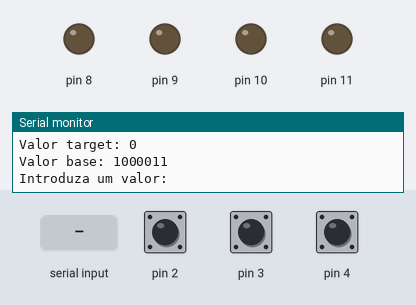
This sketch was run on a simulated Arduino Uno, built with avr-gcc and run on an emulated ATmega328P. On the bench: output pins drawn as LEDs (lit = HIGH), the last lines printed to the serial monitor. The inputs (shaded band) are chosen by the test bench; at power-on: pin 2 HIGH, pin 3 HIGH, pin 4 HIGH. Random numbers use the default seed unless the sketch sets one.

Above: at 1.2 s.
1.3 s: "90,45\n" received over Serial
2.8 s: pin 2 pulled LOW for 0.15 s
At 5.7 s:
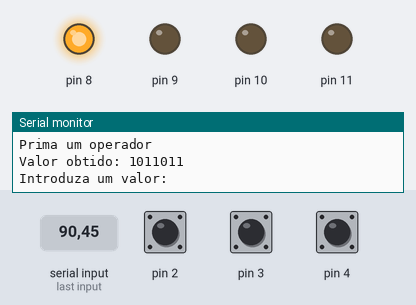
At 20.25 s:
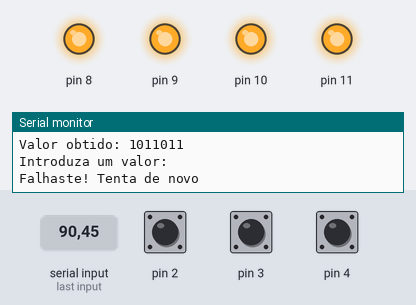
Timing chart, 0 to 20.5 s (numbered marks = the images above; inputs shaded):
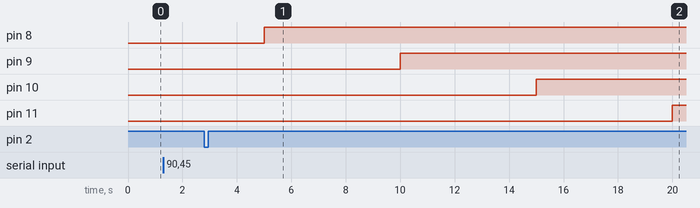

The sketch:

ti_trabalho2.ino
```cpp
//variaveis declaradas
int ronda;
int k;
String num;
int valor;
unsigned long tempo = millis();
unsigned long maxtime = 20000;
int target;
int start;
int botao;
int ler;

void setup() {
  Serial.begin(9600);
  for (int i = 0; i<3; i++){       //configura os botões
    pinMode(2+i, INPUT_PULLUP);
  }
  for (int i = 0; i<4; i++){       //configura os LEDs
    pinMode(8+i, OUTPUT);
  }
  randomSeed(analogRead(0));
  target = geravalores();
  start = geravalores();
  inicio();
}

int geranumero(){           //permite gerar números de 1 a 3
  int n = random(1, 4);
  return n;
}

int geravalores(){            //permite gerar numeros de 1 a 255
  int v = random(0, 256);
  return v;
}

void apagaluzes(){              //função que desliga todos os LEDs
  for (int i = 0; i<4; i++){
    digitalWrite(8+i, 0);
  }
}

int operacoes(){      //função que define as operações possíveis
    k = geranumero();
    if (k==1)Serial.println("Operaçoes permitidas: AND-vermelho e OR-amarelo");

    if (k==2)Serial.println("Operaçoes permitidas: XOR-branco e OR-amarelo");

    if (k==3)Serial.println("Operaçoes permitidas: AND-vermelho, XOR-branco e OR-amarelo");
  }

void inicio(){
  operacoes();
  Serial.print("Valor target: ");
  Serial.println(target, BIN);
  Serial.print("Valor base: ");
  Serial.println(start, BIN);
  Serial.println("Introduza um valor:");
}

void operacaoOR(){
  start = (start|valor);
  Serial.print("Valor obtido: ");
  Serial.println(start,BIN);
  if (start==target)vence();
  else {
    Serial.println("Introduza um valor:");
    botao = 0;
    ler = 1;
    delay(300);
  }
}

void operacaoAND(){
  start = start&valor;
  Serial.print("Valor obtido: ");
  Serial.println(start,BIN);
  if (start==target)vence();
  else {
    Serial.println("Introduza um valor:");
    botao = 0;
    ler = 1;
    delay(300);
  }
}

void operacaoXOR(){
  start = start^valor;
  Serial.print("Valor obtido: ");
  Serial.println(start,BIN);
  if (start==target)vence();
  else {
    Serial.println("Introduza um valor:");
    botao = 0;
    ler = 1;
    delay(300);
  }
}

void vence(){
  if(start==target){
    Serial.println("Boa! Acertaste");
    target = geravalores();
    start = geravalores();
    delay(1000);
    tempo=millis();
    inicio();
    ronda = 0;
    botao = 0;
    ler = 0;
    delay(100);
  }
}

void le_string(){
  if (Serial.available()>0){
    num= Serial.readStringUntil('\n');
    valor=num.toInt();
    Serial.print("Valor lido: ");
    Serial.println(valor,BIN);
    Serial.println("Prima um operador");
    ler = 0;
    botao = 1;
  }
}

void perde(){
  if (((millis()-tempo)==maxtime)&&(start!=target)){ //da restart ao jogo quando perde
    Serial.println("Falhaste! Tenta de novo");
    target = geravalores();
    start = geravalores();
    delay(1000);
    tempo=millis();
    inicio();
    ronda = 0;
    botao = 0;
    ler = 0;
  }
}
void tempoled(unsigned long maxtime){
  if ((millis()-tempo)>=(maxtime/4)) digitalWrite(8, 1);
  if ((millis()-tempo)>=(maxtime/2)) digitalWrite(9, 1);
  if ((millis()-tempo)>=(3*maxtime/4)) digitalWrite(10, 1);
  if ((millis()-tempo)>=maxtime) digitalWrite(11, 1);
  perde();
}

void loop() {
  ronda = 1;
  botao = 0;
  ler = 1;
  apagaluzes();

    while(ronda == 1){

    tempoled(maxtime);

    while(ler == 1){
      tempoled(maxtime);
      le_string();
    }

    while(botao == 1){
      tempoled(maxtime);
      bool AND = !digitalRead(4);
      bool XOR = !digitalRead(3);
      bool OR = !digitalRead(2);

      if (k==1){
        if (OR) operacaoOR();

        if (AND) operacaoAND();
      }

       if (k==2){
        if (OR) operacaoOR();

        if (XOR) operacaoXOR();
      }

       if(k==3){
        if (OR) operacaoOR();

        if (XOR) operacaoXOR();

        if (AND) operacaoAND();
      }
    }
  }
}
```

Measured:
- after the input at 2.8 s, pin 11: LOW → HIGH after 17.2 s
